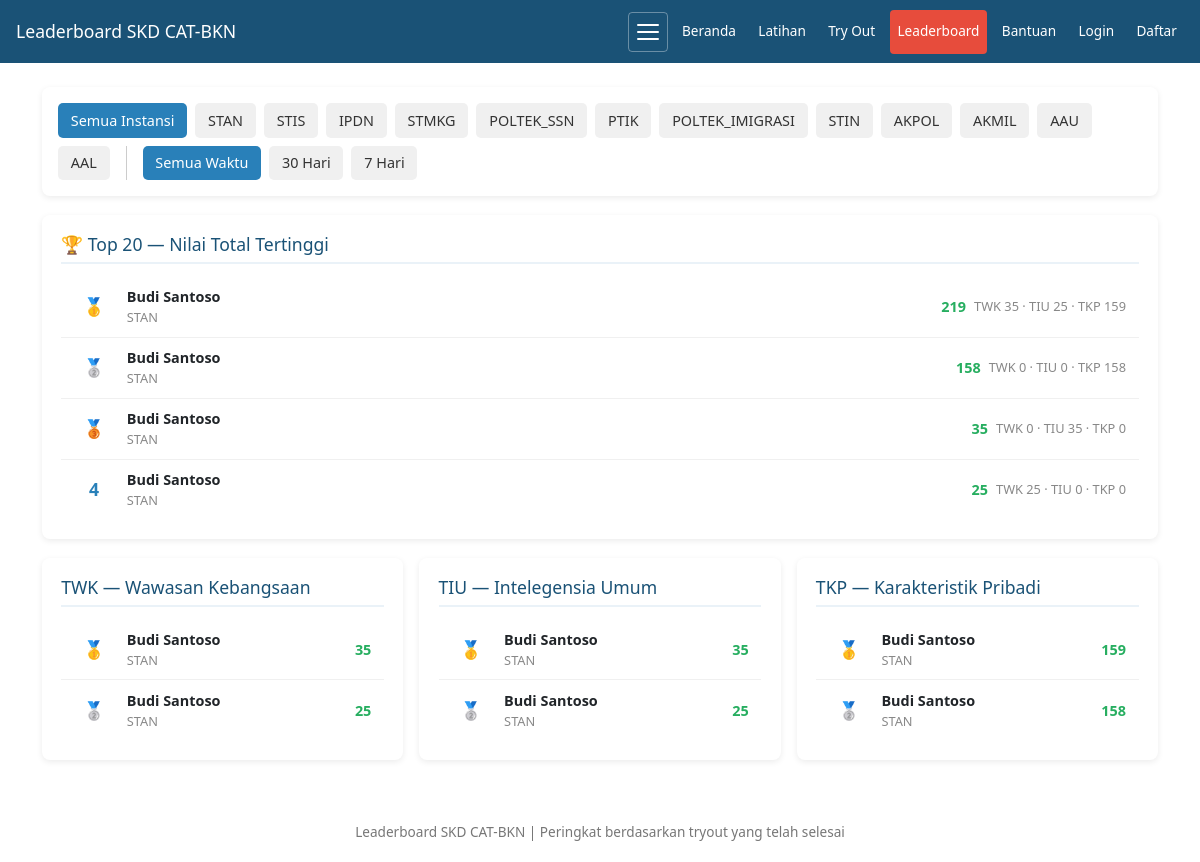
The page /pages/leaderboard.php on the database its author committed.
### tables this page shows
CREATE TABLE `instansi` (
  `id` int(11) NOT NULL AUTO_INCREMENT,
  `kode` varchar(20) NOT NULL COMMENT 'Singkatan: STAN, STIS, IPDN, dll',
  `nama` varchar(100) NOT NULL COMMENT 'Nama lengkap instansi',
  `passing_twk` int(11) NOT NULL DEFAULT 65,
  `passing_tiu` int(11) NOT NULL DEFAULT 80,
  `passing_tkp` int(11) NOT NULL DEFAULT 126,
  `passing_total` int(11) NOT NULL DEFAULT 271,
  `deskripsi` text DEFAULT NULL COMMENT 'Info singkat instansi',
  `aktif` tinyint(1) DEFAULT 1,
  `urutan` int(11) DEFAULT 0,
  `created_at` timestamp NOT NULL DEFAULT current_timestamp(),
  PRIMARY KEY (`id`),
  UNIQUE KEY `unique_kode` (`kode`)
);

CREATE TABLE `tryout_sessions` (
  `id` int(11) NOT NULL AUTO_INCREMENT,
  `user_id` int(11) NOT NULL,
  `nama` varchar(100) NOT NULL,
  `durasi_tkp` int(11) DEFAULT 45,
  `durasi_tiu` int(11) DEFAULT 35,
  `durasi_twk` int(11) DEFAULT 30,
  `jumlah_tkp` int(11) DEFAULT 45,
  `jumlah_tiu` int(11) DEFAULT 35,
  `jumlah_twk` int(11) DEFAULT 30,
  `passing_tkp` int(11) DEFAULT 126,
  `passing_tiu` int(11) DEFAULT 80,
  `passing_twk` int(11) DEFAULT 65,
  `passing_total` int(11) DEFAULT 271,
  `waktu_mulai` datetime DEFAULT NULL,
  `waktu_selesai` datetime DEFAULT NULL,
  `nilai_tkp` int(11) DEFAULT 0,
  `nilai_tiu` int(11) DEFAULT 0,
  `nilai_twk` int(11) DEFAULT 0,
  `total_nilai` int(11) DEFAULT 0,
  `status` enum('berjalan','selesai','gagal') DEFAULT 'berjalan',
  `created_at` timestamp NOT NULL DEFAULT current_timestamp(),
  `strict_mode` tinyint(4) DEFAULT 0 COMMENT 'Strict mode: 1 = no back navigation, 0 = normal mode',
  `package_id` int(11) DEFAULT NULL COMMENT 'Reference to tryout_packages table',
  `pause_count` int(11) DEFAULT 0 COMMENT 'Number of times paused',
  `total_pause_seconds` int(11) DEFAULT 0 COMMENT 'Total paused time in seconds',
  `is_paused` tinyint(4) DEFAULT 0 COMMENT 'Currently paused: 1 = yes, 0 = no',
  `paused_at` timestamp NULL DEFAULT NULL COMMENT 'Timestamp when pause started',
  PRIMARY KEY (`id`),
  KEY `user_id` (`user_id`),
  KEY `package_id` (`package_id`),
  KEY `idx_tryout_sessions_user` (`user_id`),
  KEY `idx_tryout_sessions_status` (`status`),
  CONSTRAINT `tryout_sessions_ibfk_1` FOREIGN KEY (`user_id`) REFERENCES `users` (`id`) ON DELETE CASCADE,
  CONSTRAINT `tryout_sessions_ibfk_2` FOREIGN KEY (`package_id`) REFERENCES `tryout_packages` (`id`) ON DELETE SET NULL
);

CREATE TABLE `users` (
  `id` int(11) NOT NULL AUTO_INCREMENT,
  `nama` varchar(100) NOT NULL,
  `email` varchar(100) DEFAULT NULL COMMENT 'Email (deprecated, gunakan no_hp)',
  `instansi_pilihan` varchar(100) DEFAULT NULL,
  `created_at` timestamp NOT NULL DEFAULT current_timestamp(),
  `role` enum('admin','user') DEFAULT 'user',
  `status` enum('active','suspended','banned') DEFAULT 'active' COMMENT 'User account status',
  `suspended_at` timestamp NULL DEFAULT NULL COMMENT 'Timestamp when user was suspended',
  `suspended_reason` text DEFAULT NULL COMMENT 'Reason for suspension',
  `instansi_id` int(11) DEFAULT NULL,
  `password_hash` varchar(255) DEFAULT NULL,
  `failed_attempts` int(11) DEFAULT 0,
  `lockout_until` datetime DEFAULT NULL,
  `instansi` varchar(100) DEFAULT NULL,
  `no_hp` varchar(20) DEFAULT NULL COMMENT 'Nomor HP untuk login (08xx)',
  `sekolah_asal` varchar(100) DEFAULT NULL COMMENT 'Nama sekolah asal (SMA/SMK/MA)',
  `tahun_tamat` int(11) DEFAULT NULL COMMENT 'Tahun tamat sekolah',
  `foto_profil` varchar(255) DEFAULT NULL COMMENT 'Path to profile photo',
  `tanggal_lahir` date DEFAULT NULL COMMENT 'Tanggal lahir user',
  `jenis_kelamin` enum('L','P') DEFAULT NULL COMMENT 'Jenis kelamin: L=Laki-laki, P=Perempuan',
  `alamat` text DEFAULT NULL COMMENT 'Alamat lengkap user',
  `show_leaderboard` tinyint(1) DEFAULT 1 COMMENT 'Show profile in leaderboard: 1=show, 0=hide',
  `notification_preference` enum('push','browser','both','none') DEFAULT 'browser' COMMENT 'Preferensi notifikasi',
  `language` varchar(5) DEFAULT 'id' COMMENT 'Bahasa: id=en, en=english',
  `theme` varchar(10) DEFAULT 'light' COMMENT 'Tema: light/dark',
  `font_size` varchar(10) DEFAULT 'medium' COMMENT 'Ukuran font: small/medium/large',
  PRIMARY KEY (`id`),
  UNIQUE KEY `unique_no_hp` (`no_hp`),
  KEY `instansi_id` (`instansi_id`),
  KEY `idx_status` (`status`),
  CONSTRAINT `users_ibfk_1` FOREIGN KEY (`instansi_id`) REFERENCES `instansi` (`id`) ON DELETE SET NULL
);

### helpers.php (called while the page is built, shortened)
<?php
function e(string $text): string
{
    return htmlspecialchars($text, ENT_QUOTES, 'UTF-8');
}

### pages/leaderboard.php (the view, shortened to what this page needs)
<?php
require '../config.php';
require '../helpers.php';
$instansiList = $pdo->query("SELECT id, kode, nama FROM instansi WHERE aktif = 1 ORDER BY urutan, nama")->fetchAll();
$period = $_GET['period'] ?? 'all';
$instansiFilter = $_GET['instansi'] ?? '';
$where = "ts.status = 'selesai' AND (u.show_leaderboard = 1 OR u.show_leaderboard IS NULL)";
$params = [];
$sqlTotal = "
    SELECT
        u.id as user_id,
        u.nama, u.instansi,
        ts.total_nilai,
        ts.nilai_twk, ts.nilai_tiu, ts.nilai_tkp,
        ts.waktu_mulai
    FROM tryout_sessions ts
    JOIN users u ON ts.user_id = u.id
    WHERE $where
    ORDER BY ts.total_nilai DESC
    LIMIT 20
";
$totalStmt = $pdo->prepare($sqlTotal);
$totalStmt->execute($params);
$topTotal = $totalStmt->fetchAll();
$topSubtes = [];
foreach (['TWK','TIU','TKP'] as $s) {
    $col = "nilai_" . strtolower($s);
    $whereSubtes = "ts.status = 'selesai' AND ts.$col > 0 AND (u.show_leaderboard = 1 OR u.show_leaderboard IS NULL)";
    $paramsSubtes = [];
    $stmt = $pdo->prepare("
        SELECT u.nama, u.instansi, ts.$col as nilai, ts.waktu_mulai
        FROM tryout_sessions ts
        JOIN users u ON ts.user_id = u.id
        WHERE $whereSubtes
        ORDER BY ts.$col DESC
        LIMIT 10
    ");
    $stmt->execute($paramsSubtes);
    $topSubtes[$s] = $stmt->fetchAll();
}
?>
<!DOCTYPE html>
<html lang="id">
<head>
</head>
<body>
<?php require '../includes/navigation.php'; ?>
<div class="container" id="main-content">
<div class="filter-bar">
    <a href="?period=<?= $period ?>&instansi=" class="<?= !$instansiFilter?'active':'' ?>">Semua Instansi</a>
    <?php foreach ($instansiList as $i): ?>
    <a href="?period=<?= $period ?>&instansi=<?= $i['kode'] ?>" class="<?= $instansiFilter===$i['kode']?'active':'' ?>"><?= e($i['kode']) ?></a>
    <?php endforeach; ?>
    <a href="?period=all&instansi=<?= $instansiFilter ?>" class="<?= $period==='all'?'active':'' ?>">Semua Waktu</a>
    <a href="?period=month&instansi=<?= $instansiFilter ?>" class="<?= $period==='month'?'active':'' ?>">30 Hari</a>
    <a href="?period=week&instansi=<?= $instansiFilter ?>" class="<?= $period==='week'?'active':'' ?>">7 Hari</a>
</div>
<div class="section">
<h2>🏆 Top 20 — Nilai Total Tertinggi</h2>
<?php if (empty($topTotal)): ?>
<div class="empty">Belum ada data tryout yang selesai.</div>
<?php else: ?>
<?php foreach ($topTotal as $i => $r):
    $medal = '';
    if ($i === 0) $medal = '🥇';
    elseif ($i === 1) $medal = '🥈';
    elseif ($i === 2) $medal = '🥉';
    $badgeHtml = '';
?>
<div class="rank-row">
    <div class="rank-num"><?= $medal ?: ($i + 1) ?></div>
    <div class="rank-name">
        <div><strong><?= e($r['nama']) ?></strong><?= $badgeHtml ?></div>
        <div style="font-size:.8rem;color:#888"><?= e($r['instansi'] ?: '-') ?></div>
    </div>
    <div class="rank-score"><?= $r['total_nilai'] ?></div>
    <div class="rank-detail">TWK <?= $r['nilai_twk'] ?> · TIU <?= $r['nilai_tiu'] ?> · TKP <?= $r['nilai_tkp'] ?></div>
</div>
<?php endforeach; ?>
<?php endif; ?>
</div>
<div class="grid-3">
<?php foreach (['TWK'=>'Wawasan Kebangsaan','TIU'=>'Intelegensia Umum','TKP'=>'Karakteristik Pribadi'] as $sub => $label): ?>
<div class="section">
    <h2><?= $sub ?> — <?= $label ?></h2>
    <?php if (empty($topSubtes[$sub])): ?>
    <div class="empty">Belum ada data.</div>
    <?php else: ?>
    <?php foreach ($topSubtes[$sub] as $i => $r):
        $medal = '';
        if ($i === 0) $medal = '🥇';
        elseif ($i === 1) $medal = '🥈';
        elseif ($i === 2) $medal = '🥉';
    ?>
    <div class="rank-row">
        <div class="rank-num"><?= $medal ?: ($i + 1) ?></div>
        <div class="rank-name">
            <div><strong><?= e($r['nama']) ?></strong></div>
            <div style="font-size:.8rem;color:#888"><?= e($r['instansi'] ?: '-') ?></div>
        </div>
        <div class="rank-score"><?= $r['nilai'] ?></div>
    </div>
    <?php endforeach; ?>
    <?php endif; ?>
</div>
<?php endforeach; ?>
</div>
</div>
<div class="footer">
Leaderboard SKD CAT-BKN | Peringkat berdasarkan tryout yang telah selesai
</div>
</body>
</html>

### pages/leaderboard.php (style rules this page uses)
* { box-sizing:border-box;margin:0;padding:0 }
body { font-family:'Segoe UI',Arial,sans-serif;background:#f5f7fa;color:#222;line-height:1.6 }
.container { max-width:900px;margin:1.5rem auto;padding:0 1rem }
.filter-bar { background:#fff;border-radius:8px;padding:1rem;box-shadow:0 2px 6px rgba(0,0,0,.08);margin-bottom:1.2rem;display:flex;gap:.5rem;flex-wrap:wrap }
.filter-bar a { display:inline-block;padding:.4rem .8rem;border-radius:5px;text-decoration:none;font-size:.9rem;color:#333;background:#f0f0f0 }
.filter-bar a.active { background:#2980b9;color:#fff }
.section { background:#fff;border-radius:8px;padding:1.2rem;box-shadow:0 2px 6px rgba(0,0,0,.08);margin-bottom:1.2rem }
.section h2 { color:#1a5276;font-size:1.1rem;margin-bottom:.8rem;border-bottom:2px solid #eaf2f8;padding-bottom:.4rem }
.rank-row { display:flex;align-items:center;padding:.6rem .8rem;border-bottom:1px solid #f0f0f0;font-size:.9rem }
.rank-row:last-child { border-bottom:none }
.rank-num { width:40px;font-weight:bold;color:#2980b9;font-size:1.1rem;text-align:center }
.rank-name { flex:1;padding:0 .8rem }
.rank-score { font-weight:bold;color:#27ae60;min-width:60px;text-align:right }
.rank-detail { color:#888;font-size:.8rem;margin-left:auto;padding-left:.5rem }
.grid-3 { display:grid;grid-template-columns:repeat(auto-fit,minmax(260px,1fr));gap:1rem }
.footer { text-align:center;padding:1.2rem;color:#777;font-size:.85rem;margin-top:1.5rem }

### rows shown on the page
instansi: kode "STAN"
instansi: kode "STIS"
instansi: kode "IPDN"
instansi: kode "STMKG"
instansi: kode "POLTEK_SSN"
instansi: kode "PTIK"
instansi: kode "POLTEK_IMIGRASI"
instansi: kode "STIN"
instansi: kode "AKPOL"
instansi: kode "AKMIL"
instansi: kode "AAU"
instansi: kode "AAL"
tryout_sessions: i "🥇", user.nama "Budi Santoso", user.instansi "STAN", total_nilai "219", nilai_twk "35", nilai_tiu "25", nilai_tkp "159", i "🥈"
tryout_sessions: i "🥈", user.nama "Budi Santoso", user.instansi "STAN", total_nilai "158", nilai_twk "0", nilai_tiu "0", nilai_tkp "158"
tryout_sessions: i "🥉", user.nama "Budi Santoso", user.instansi "STAN", total_nilai "35", nilai_twk "0", nilai_tiu "35", nilai_tkp "0", i "🥇"
tryout_sessions: i "4", user.nama "Budi Santoso", user.instansi "STAN", total_nilai "25", nilai_twk "25", nilai_tiu "0", nilai_tkp "0", i "🥈"

### other values the page prints
$pageTitle "Leaderboard SKD CAT-BKN"
$sub "TWK"
$label "Wawasan Kebangsaan"
$sub "TIU"
$label "Intelegensia Umum"
$sub "TKP"
$label "Karakteristik Pribadi"
